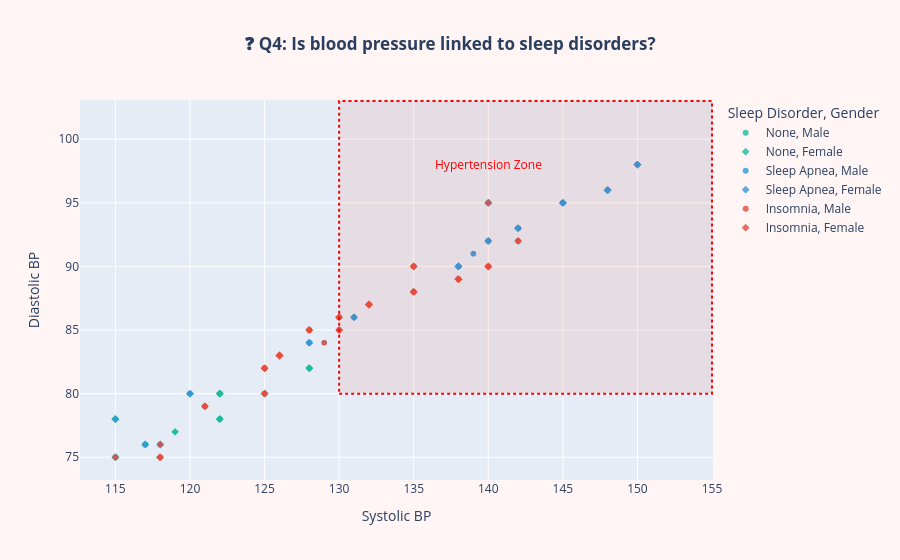

This figure's notebook cell:
### Code cell
# Q4: Blood pressure by disorder
fig = px.scatter(df, x='Systolic BP', y='Diastolic BP',
                 color='Sleep Disorder', symbol='Gender',
                 hover_data=['Age', 'BMI Category', 'Stress Level'],
                 title='<b>❓ Q4: Is blood pressure linked to sleep disorders?</b>',
                 color_discrete_map={'None': '#1ABC9C', 'Insomnia': '#E74C3C', 'Sleep Apnea': '#3498DB'},
                 opacity=0.8)

# Hypertension zone
fig.add_shape(type='rect', x0=130, x1=df['Systolic BP'].max()+5,
              y0=80, y1=df['Diastolic BP'].max()+5,
              fillcolor='rgba(231,76,60,0.1)', line=dict(dash='dot', color='red'))
fig.add_annotation(x=140, y=df['Diastolic BP'].max(),
                   text='Hypertension Zone', font=dict(color='red'), showarrow=False)

fig.update_layout(title_x=0.5, paper_bgcolor='#FFF5F5')
fig.show()
print('Sleep Apnea patients cluster more in the hypertension zone — elevated BP is a strong co-risk.')

### Figure 1 — Plotly figure (JSON) as saved in the notebook; plotly's stock layout.template omitted (floating-point values rounded to 4 significant figures; data arrays with more than 128 entries replaced by an {"elided": "..."} marker saying what was removed)
{"data": [{"customdata": {"elided": "12455x3 mixed values"}, "hovertemplate": "Sleep Disorder=None<br>Gender=Male<br>Systolic BP=%{x}<br>Diastolic BP=%{y}<br>Age=%{customdata[0]}<br>BMI Category=%{customdata[1]}<br>Stress Level=%{customdata[2]}<extra></extra>", "legendgroup": "None, Male", "marker": {"color": "#1ABC9C", "opacity": 0.8, "symbol": "circle"}, "mode": "markers", "name": "None, Male", "showlegend": true, "type": "scattergl", "x": {"elided": "12455 int values"}, "xaxis": "x", "y": {"elided": "12455 int values"}, "yaxis": "y"}, {"customdata": {"elided": "12196x3 mixed values"}, "hovertemplate": "Sleep Disorder=None<br>Gender=Female<br>Systolic BP=%{x}<br>Diastolic BP=%{y}<br>Age=%{customdata[0]}<br>BMI Category=%{customdata[1]}<br>Stress Level=%{customdata[2]}<extra></extra>", "legendgroup": "None, Female", "marker": {"color": "#1ABC9C", "opacity": 0.8, "symbol": "diamond"}, "mode": "markers", "name": "None, Female", "showlegend": true, "type": "scattergl", "x": {"elided": "12196 int values"}, "xaxis": "x", "y": {"elided": "12196 int values"}, "yaxis": "y"}, {"customdata": {"elided": "7020x3 mixed values"}, "hovertemplate": "Sleep Disorder=Sleep Apnea<br>Gender=Male<br>Systolic BP=%{x}<br>Diastolic BP=%{y}<br>Age=%{customdata[0]}<br>BMI Category=%{customdata[1]}<br>Stress Level=%{customdata[2]}<extra></extra>", "legendgroup": "Sleep Apnea, Male", "marker": {"color": "#3498DB", "opacity": 0.8, "symbol": "circle"}, "mode": "markers", "name": "Sleep Apnea, Male", "showlegend": true, "type": "scattergl", "x": {"elided": "7020 int values"}, "xaxis": "x", "y": {"elided": "7020 int values"}, "yaxis": "y"}, {"customdata": {"elided": "7043x3 mixed values"}, "hovertemplate": "Sleep Disorder=Sleep Apnea<br>Gender=Female<br>Systolic BP=%{x}<br>Diastolic BP=%{y}<br>Age=%{customdata[0]}<br>BMI Category=%{customdata[1]}<br>Stress Level=%{customdata[2]}<extra></extra>", "legendgroup": "Sleep Apnea, Female", "marker": {"color": "#3498DB", "opacity": 0.8, "symbol": "diamond"}, "mode": "markers", "name": "Sleep Apnea, Female", "showlegend": true, "type": "scattergl", "x": {"elided": "7043 int values"}, "xaxis": "x", "y": {"elided": "7043 int values"}, "yaxis": "y"}, {"customdata": {"elided": "6856x3 mixed values"}, "hovertemplate": "Sleep Disorder=Insomnia<br>Gender=Male<br>Systolic BP=%{x}<br>Diastolic BP=%{y}<br>Age=%{customdata[0]}<br>BMI Category=%{customdata[1]}<br>Stress Level=%{customdata[2]}<extra></extra>", "legendgroup": "Insomnia, Male", "marker": {"color": "#E74C3C", "opacity": 0.8, "symbol": "circle"}, "mode": "markers", "name": "Insomnia, Male", "showlegend": true, "type": "scattergl", "x": {"elided": "6856 int values"}, "xaxis": "x", "y": {"elided": "6856 int values"}, "yaxis": "y"}, {"customdata": {"elided": "6930x3 mixed values"}, "hovertemplate": "Sleep Disorder=Insomnia<br>Gender=Female<br>Systolic BP=%{x}<br>Diastolic BP=%{y}<br>Age=%{customdata[0]}<br>BMI Category=%{customdata[1]}<br>Stress Level=%{customdata[2]}<extra></extra>", "legendgroup": "Insomnia, Female", "marker": {"color": "#E74C3C", "opacity": 0.8, "symbol": "diamond"}, "mode": "markers", "name": "Insomnia, Female", "showlegend": true, "type": "scattergl", "x": {"elided": "6930 int values"}, "xaxis": "x", "y": {"elided": "6930 int values"}, "yaxis": "y"}], "layout": {"annotations": [{"font": {"color": "red"}, "showarrow": false, "text": "Hypertension Zone", "x": 140, "y": 98}], "legend": {"title": {"text": "Sleep Disorder, Gender"}, "tracegroupgap": 0}, "paper_bgcolor": "#FFF5F5", "shapes": [{"fillcolor": "rgba(231,76,60,0.1)", "line": {"color": "red", "dash": "dot"}, "type": "rect", "x0": 130, "x1": 155, "y0": 80, "y1": 103}], "title": {"text": "<b>❓ Q4: Is blood pressure linked to sleep disorders?</b>", "x": 0.5}, "xaxis": {"anchor": "y", "domain": [0, 1], "title": {"text": "Systolic BP"}}, "yaxis": {"anchor": "x", "domain": [0, 1], "title": {"text": "Diastolic BP"}}}}
